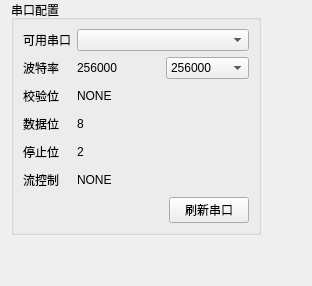
        <widget class="QWidget" name="tab_9">
         <attribute name="title">
          <string>串口配置</string>
         </attribute>
         <layout class="QHBoxLayout" name="horizontalLayout_49">
          <property name="topMargin">
           <number>0</number>
          </property>
          <item>
           <layout class="QHBoxLayout" name="horizontalLayout_42">
            <item>
             <layout class="QVBoxLayout" name="verticalLayout_28">
              <item>
               <widget class="QGroupBox" name="SerialCfgUiGroupBox">
                <property name="sizePolicy">
                 <sizepolicy hsizetype="Fixed" vsizetype="Fixed">
                  <horstretch>0</horstretch>
                  <verstretch>0</verstretch>
                 </sizepolicy>
                </property>
                <property name="minimumSize">
                 <size>
                  <width>250</width>
                  <height>0</height>
                 </size>
                </property>
                <property name="maximumSize">
                 <size>
                  <width>250</width>
                  <height>16777215</height>
                 </size>
                </property>
                <property name="title">
                 <string>串口配置</string>
                </property>
                <layout class="QVBoxLayout" name="verticalLayout_24">
                 <property name="spacing">
                  <number>6</number>
                 </property>
                 <item>
                  <layout class="QGridLayout" name="gridLayout_37">
                   <item row="6" column="1">
                    <widget class="QLabel" name="label_65">
                     <property name="minimumSize">
                      <size>
                       <width>0</width>
                       <height>22</height>
                      </size>
                     </property>
                     <property name="text">
                      <string>2</string>
                     </property>
                    </widget>
                   </item>
                   <item row="0" column="0">
                    <widget class="QLabel" name="label_62">
                     <property name="sizePolicy">
                      <sizepolicy hsizetype="Fixed" vsizetype="Preferred">
                       <horstretch>0</horstretch>
                       <verstretch>0</verstretch>
                      </sizepolicy>
                     </property>
                     <property name="text">
                      <string>可用串口</string>
                     </property>
                    </widget>
                   </item>
                   <item row="4" column="1">
                    <widget class="QLabel" name="label_42">
                     <property name="minimumSize">
                      <size>
                       <width>0</width>
                       <height>22</height>
                      </size>
                     </property>
                     <property name="text">
                      <string>NONE</string>
                     </property>
                    </widget>
                   </item>
                   <item row="5" column="1">
                    <widget class="QLabel" name="label_46">
                     <property name="minimumSize">
                      <size>
                       <width>0</width>
                       <height>22</height>
                      </size>
                     </property>
                     <property name="text">
                      <string>8</string>
                     </property>
                    </widget>
                   </item>
                   <item row="6" column="0">
                    <widget class="QLabel" name="label_70">
                     <property name="minimumSize">
                      <size>
                       <width>0</width>
                       <height>0</height>
                      </size>
                     </property>
                     <property name="text">
                      <string>停止位</string>
                     </property>
                    </widget>
                   </item>
                   <item row="4" column="0">
                    <widget class="QLabel" name="label_66">
                     <property name="text">
                      <string>校验位</string>
                     </property>
                    </widget>
                   </item>
                   <item row="2" column="1">
                    <layout class="QHBoxLayout" name="horizontalLayout_27">
                     <property name="topMargin">
                      <number>0</number>
                     </property>
                     <item>
                      <widget class="QLabel" name="FreLabel">
                       <property name="text">
                        <string>256000</string>
                       </property>
                      </widget>
                     </item>
                     <item>
                      <widget class="QComboBox" name="comboBoxFre">
                       <property name="currentText">
                        <string>256000</string>
                       </property>
                       <property name="currentIndex">
                        <number>13</number>
                       </property>
                       <item>
                        <property name="text">
                         <string>600</string>
                        </property>
                       </item>
                       <item>
                        <property name="text">
                         <string>1200</string>
                        </property>
                       </item>
                       <item>
                        <property name="text">
                         <string>2400</string>
                        </property>
                       </item>
                       <item>
                        <property name="text">
                         <string>4800</string>
                        </property>
                       </item>
                       <item>
                        <property name="text">
                         <string>9600</string>
                        </property>
                       </item>
                       <item>
                        <property name="text">
                         <string>14400</string>
                        </property>
                       </item>
                       <item>
                        <property name="text">
                         <string>19200</string>
                        </property>
                       </item>
                       <item>
                        <property name="text">
                         <string>28800</string>
                        </property>
                       </item>
                       <item>
                        <property name="text">
                         <string>38400</string>
                        </property>
                       </item>
                       <item>
                        <property name="text">
                         <string>56000</string>
                        </property>
                       </item>
                       <item>
                        <property name="text">
                         <string>57600</string>
                        </property>
                       </item>
                       <item>
                        <property name="text">
                         <string>115200</string>
                        </property>
                       </item>
                       <item>
                        <property name="text">
                         <string>230400</string>
                        </property>
                       </item>
                       <item>
                        <property name="text">
                         <string>256000</string>
                        </property>
                       </item>
                       <item>
                        <property name="text">
                         <string>460800</string>
                        </property>
                       </item>
                       <item>
                        <property name="text">
                         <string>921600</string>
                        </property>
                       </item>
                      </widget>
                     </item>
                    </layout>
                   </item>
                   <item row="0" column="1">
                    <widget class="ComboBoxCustom" name="SerialNameBox"/>
                   </item>
                   <item row="7" column="1">
                    <widget class="QLabel" name="label_69">
                     <property name="minimumSize">
                      <size>
                       <width>0</width>
                       <height>22</height>
                      </size>
                     </property>
                     <property name="text">
                      <string>NONE</string>
                     </property>
                    </widget>
                   </item>
                   <item row="7" column="0">
                    <widget class="QLabel" name="label_63">
                     <property name="minimumSize">
                      <size>
                       <width>0</width>
                       <height>0</height>
                      </size>
                     </property>
                     <property name="text">
                      <string>流控制</string>
                     </property>
                    </widget>
                   </item>
                   <item row="2" column="0">
                    <widget class="QLabel" name="label_44">
                     <property name="text">
                      <string>波特率</string>
                     </property>
                    </widget>
                   </item>
                   <item row="5" column="0">
                    <widget class="QLabel" name="label_48">
                     <property name="text">
                      <string>数据位</string>
                     </property>
                    </widget>
                   </item>
                  </layout>
                 </item>
                 <item>
                  <layout class="QGridLayout" name="gridLayout_38">
                   <item row="0" column="1">
                    <widget class="QPushButton" name="RestoreSerialBtn">
                     <property name="maximumSize">
                      <size>
                       <width>16777215</width>
                       <height>30</height>
                      </size>
                     </property>
                     <property name="text">
                      <string>刷新串口</string>
                     </property>
                    </widget>
                   </item>
                   <item row="0" column="0">
                    <spacer name="horizontalSpacer_10">
                     <property name="orientation">
                      <enum>Qt::Horizontal</enum>
                     </property>
                     <property name="sizeHint" stdset="0">
                      <size>
                       <width>40</width>
                       <height>20</height>
                      </size>
                     </property>
                    </spacer>
                   </item>
                  </layout>
                 </item>
                </layout>
               </widget>
              </item>
              <item>
               <spacer name="verticalSpacer_3">
                <property name="orientation">
                 <enum>Qt::Vertical</enum>
                </property>
                <property name="sizeHint" stdset="0">
                 <size>
                  <width>20</width>
                  <height>40</height>
                 </size>
                </property>
               </spacer>
              </item>
             </layout>
            </item>
            <item>
             <spacer name="horizontalSpacer_11">
              <property name="orientation">
               <enum>Qt::Horizontal</enum>
              </property>
              <property name="sizeHint" stdset="0">
               <size>
                <width>40</width>
                <height>20</height>
               </size>
              </property>
             </spacer>
            </item>
           </layout>
          </item>
         </layout>
        </widget>
